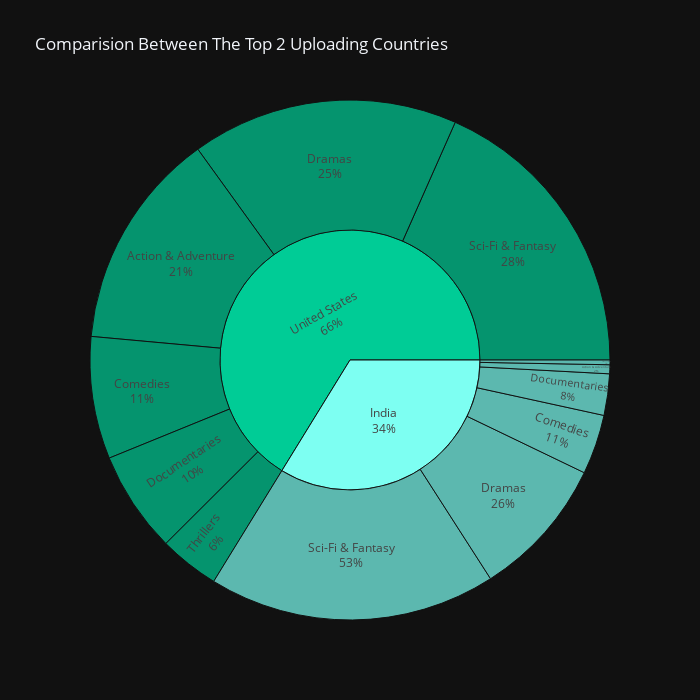

The notebook cell this image was saved under:
### Code cell
fig = px.sunburst(compareDf, path=['country','genre'], values = 'count', width = 700, height = 700, color = 'country', title = 'Comparision Between The Top 2 Uploading Countries',template = 'plotly_dark',color_discrete_map = {'US': '#e6705e', 'India': '#7dfff2'})
fig.update_traces(textinfo = 'label + percent parent')
fig.show()

### Figure 1 — Plotly figure (JSON) as saved in the notebook; plotly's stock layout.template omitted (floating-point values rounded to 4 significant figures)
{"data": [{"branchvalues": "total", "customdata": [["India"], ["United States"], ["India"], ["United States"], ["India"], ["United States"], ["India"], ["United States"], ["India"], ["United States"], ["India"], ["United States"], ["India"], ["United States"]], "domain": {"x": [0, 1], "y": [0, 1]}, "hovertemplate": "labels=%{label}<br>count=%{value}<br>parent=%{parent}<br>id=%{id}<br>country=%{customdata[0]}<extra></extra>", "ids": ["India/Dramas", "United States/Dramas", "India/Sci-Fi & Fantasy", "United States/Sci-Fi & Fantasy", "India/Thrillers", "United States/Thrillers", "India/Action & Adventure", "United States/Action & Adventure", "India/Comedies", "United States/Comedies", "India/Documentaries", "United States/Documentaries", "India", "United States"], "labels": ["Dramas", "Dramas", "Sci-Fi & Fantasy", "Sci-Fi & Fantasy", "Thrillers", "Thrillers", "Action & Adventure", "Action & Adventure", "Comedies", "Comedies", "Documentaries", "Documentaries", "India", "United States"], "marker": {"colors": ["#7dfff2", "#00cc96", "#7dfff2", "#00cc96", "#7dfff2", "#00cc96", "#7dfff2", "#00cc96", "#7dfff2", "#00cc96", "#7dfff2", "#00cc96", "#7dfff2", "#00cc96"]}, "name": "", "parents": ["India", "United States", "India", "United States", "India", "United States", "India", "United States", "India", "United States", "India", "United States", "", ""], "textinfo": "label+percent parent", "type": "sunburst", "values": [300, 567, 611, 628, 10, 128, 19, 465, 127, 260, 88, 216, 1155, 2264]}], "layout": {"height": 700, "legend": {"tracegroupgap": 0}, "title": {"text": "Comparision Between The Top 2 Uploading Countries"}, "width": 700}}
